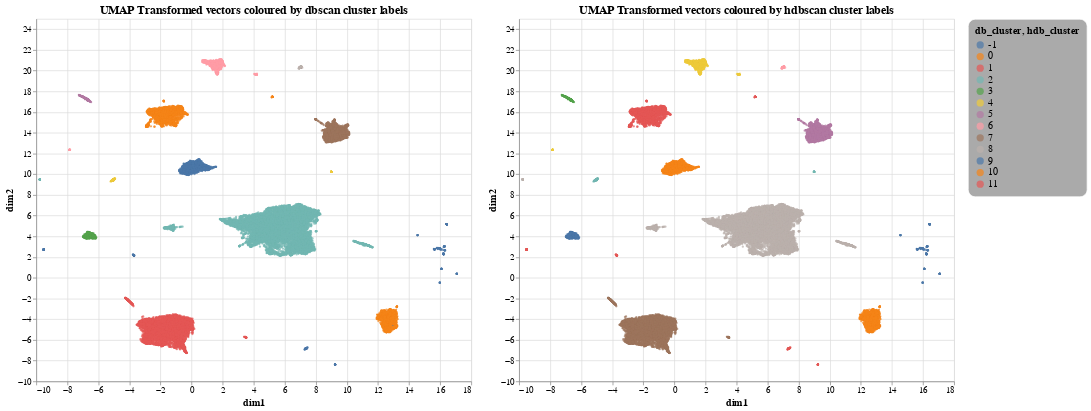

Source (notebook cell):
### Code cell
combined_plot = alt.hconcat(db_cluster_plot,hdb_cluster_plot).configure_title(
    fontSize=16,
    anchor="middle",
).configure_legend(
    strokeColor="white",
    fillColor="#AAAAAA",
    padding=10,
    cornerRadius=10,
    labelFontSize=14,
    titleFontSize=14,
).configure_axis(
    titleFontSize=14, labelFontSize=12
)

combined_plot

### Figure 1 — Vega-Lite specification as saved in the notebook (floating-point values rounded to 4 significant figures; data arrays with more than 128 entries replaced by an {"elided": "..."} marker saying what was removed)
{"$schema": "https://vega.github.io/schema/vega-lite/v5.17.0.json", "config": {"axis": {"labelFontSize": 12, "titleFontSize": 14}, "legend": {"cornerRadius": 10, "fillColor": "#AAAAAA", "labelFontSize": 14, "padding": 10, "strokeColor": "white", "titleFontSize": 14}, "title": {"anchor": "middle", "fontSize": 16}, "view": {"continuousHeight": 300, "continuousWidth": 300}}, "data": {"name": "data-a03bbea8d15786a7df18f76d24ac6fc2"}, "datasets": {"data-a03bbea8d15786a7df18f76d24ac6fc2": {"elided": "26601 records"}}, "hconcat": [{"encoding": {"color": {"field": "db_cluster", "type": "nominal"}, "x": {"field": "dim1", "type": "quantitative"}, "y": {"field": "dim2", "type": "quantitative"}}, "height": 500, "mark": {"size": 10, "type": "circle"}, "title": "UMAP Transformed vectors coloured by dbscan cluster labels", "width": 600}, {"encoding": {"color": {"field": "hdb_cluster", "type": "nominal"}, "x": {"field": "dim1", "type": "quantitative"}, "y": {"field": "dim2", "type": "quantitative"}}, "height": 500, "mark": {"size": 10, "type": "circle"}, "title": "UMAP Transformed vectors coloured by hdbscan cluster labels", "width": 600}]}
